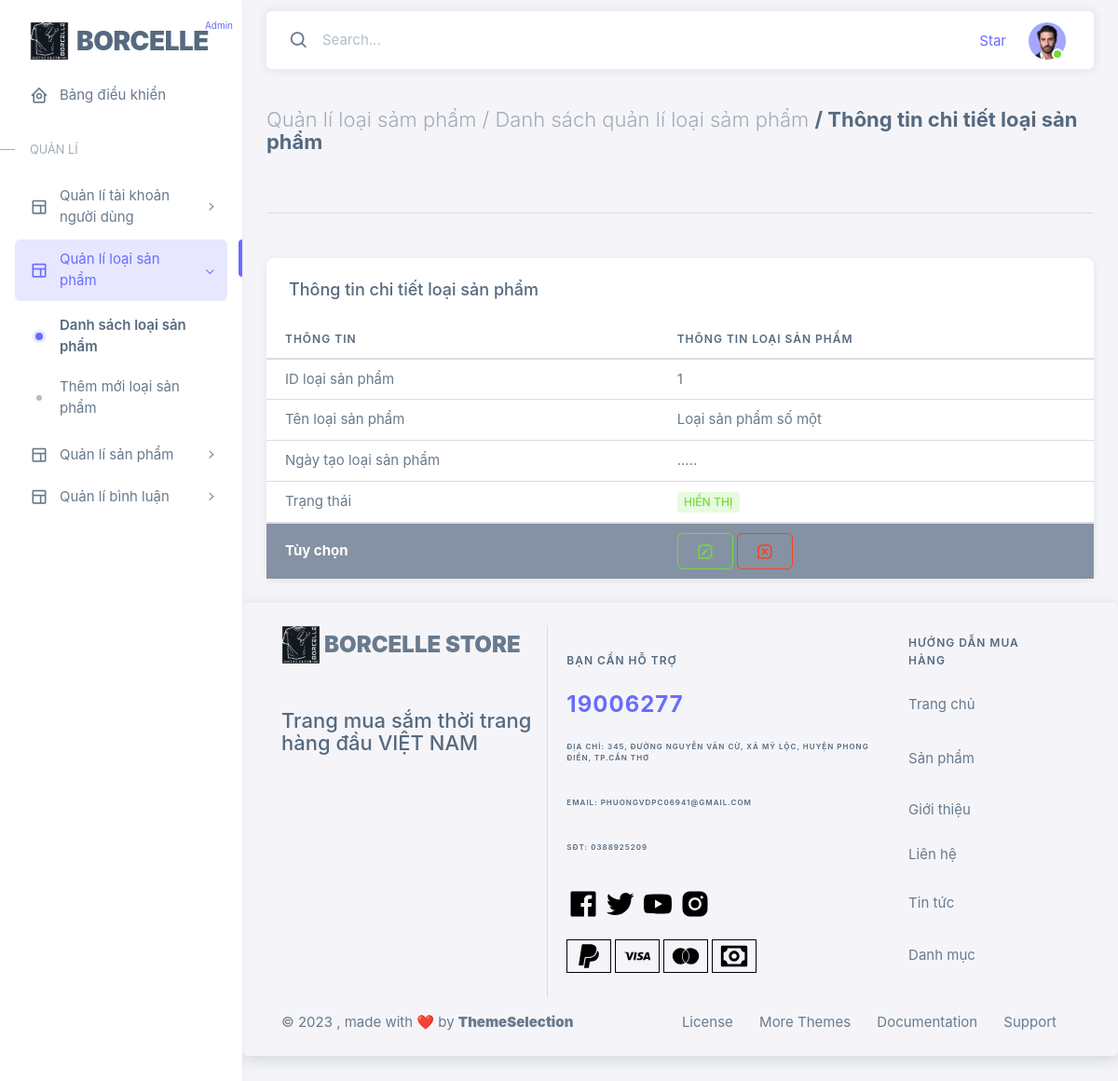
Before: /admin/frontend/chitiet_loaisp.php?id_lsp=1 with the older database file.
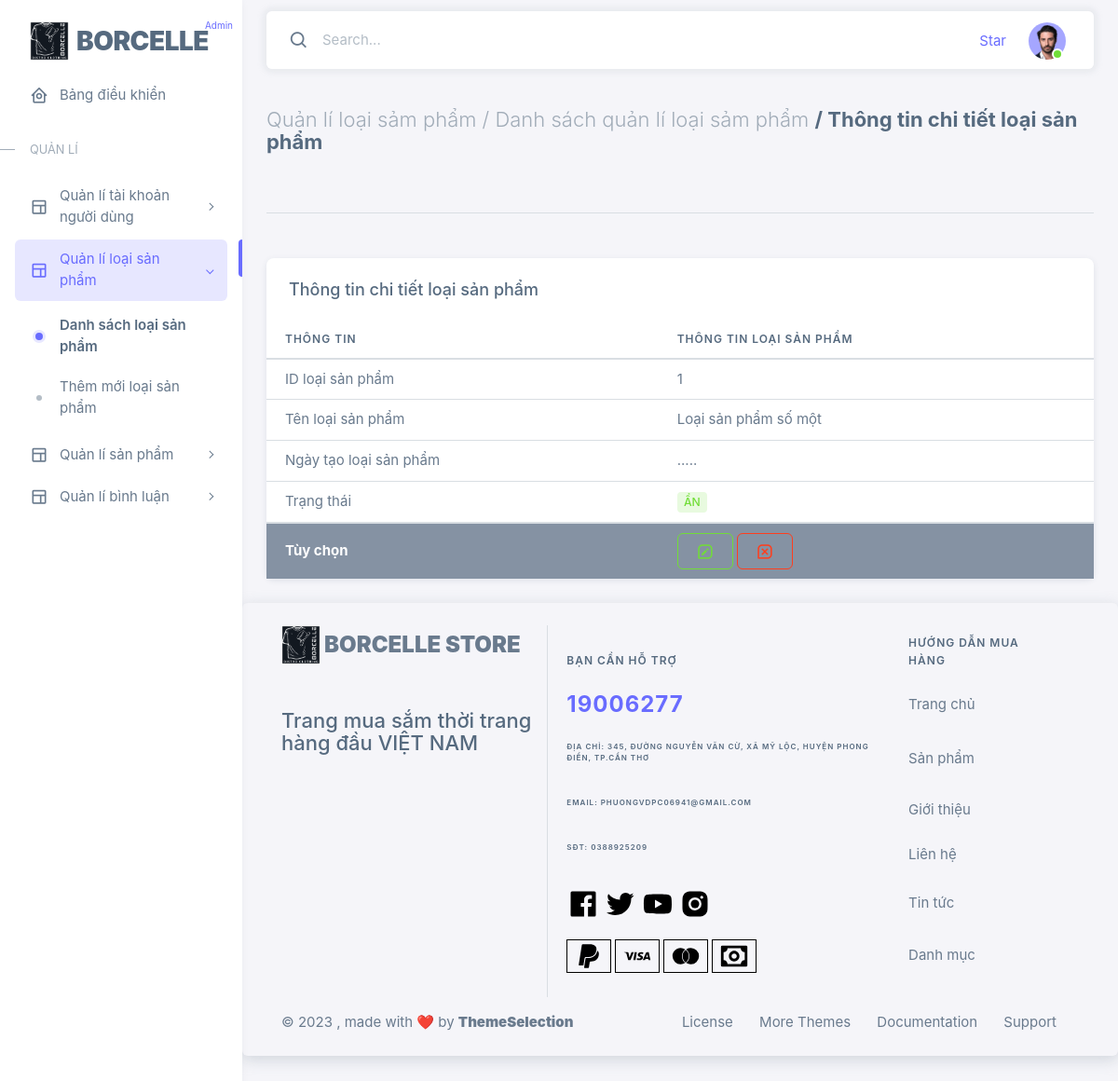
After: the same page with the newer database file.
### tables this page shows
CREATE TABLE `loaisanpham` (
  `id_lsp` int NOT NULL,
  `ten` varchar(255) DEFAULT NULL,
  `trangthai` varchar(255) DEFAULT NULL
);

### admin/backend/pdo.php (called while the page is built, shortened)
<?php
class connect
{
    function pdo_get_connection()
    {
        $dburl = 'mysql:host=localhost;dbname=asm_store_borcelle';
        $username = 'root';
        $password = 'mysql';
        $conn = new PDO($dburl, $username, $password);
        $conn->setAttribute(PDO::ATTR_ERRMODE, PDO::ERRMODE_EXCEPTION);
        return $conn;
    }
    function pdo_query_one($sql)
    {
        $sql_args = array_slice(func_get_args(), 1);
        try {
            $conn = $this->pdo_get_connection();
            $stmt = $conn->prepare($sql);
            $stmt->execute($sql_args);
            $row = $stmt->fetch(PDO::FETCH_ASSOC);
            return $row;
        } catch (PDOException $e) {
            throw $e;
        } finally {
            unset($conn);
        }
    }
}

### admin/act-admin/loaisp.php (called while the page is built, shortened)
<?php
class loaisp
{
    public function getById($id)
    {
        $db = new connect();
        $sql = "SELECT * FROM loaisanpham WHERE id_lsp = $id ";
        $result = $db->pdo_query_one($sql);
        return $result;
    }
}

### admin/frontend/chitiet_loaisp.php (the view, shortened to what the changed rows need)
<?php include "html.php"; ?>
  <body>
    <div class="layout-wrapper layout-content-navbar">
      <div class="layout-container">
        <div class="layout-page">
          <div class="content-wrapper">
            <div class="container-xxl flex-grow-1 container-p-y">
              <div class="card">
                <div class="table-responsive text-nowrap">
                  <table class="table">
                    <thead>
                    <?php
                        include "../backend/pdo.php";
                        include "../act-admin/loaisp.php";
                        $loaisp = new loaisp();
                        $id_lsp = $_GET["id_lsp"];
                        $rows = $loaisp->getById($id_lsp);
                      ?>
                      <tr>
                        <th>Thông tin</th>
                        <th>Thông tin loại sản phẩm</th>
                      </tr>
                    </thead>
                    <tbody>
                      <tr>
                        <td>ID loại sản phẩm</td>
                        <td><?=$rows['id_lsp']?></td>
                      </tr>
                      <tr>
                        <td>Tên loại sản phẩm</td>
                        <td><?=$rows['ten']?></td>
                      </tr>
                      <tr>
                        <td><span class="badge me-1 <?php if(trim($row['trangthai'])=='Ẩn') {echo 'bg-label-secondary';}else{echo'bg-label-success';}?> "><?=$rows['trangthai']?></span></td>
                      </tr>
                    </tbody>
                  </table>
                </div>
              </div>
            </div>
            <?php include "footer-main.php" ?>
          </div>
        </div>
      </div>
    </div>
  </body>
</html>

Changed rows visible on the page:
changed loaisanpham "Loại sản phẩm số một": trangthai "HIỂN THỊ" → "ẨN"
